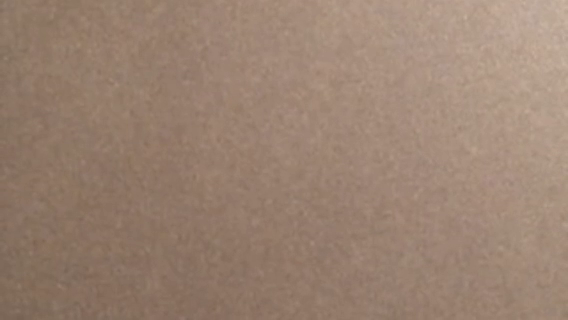
#> input picture frame 28 of 031-detecting-barcodes-in-video/video/coupon.mov, 568 x 320 px, given in place of the camera
$ python write_to_video.py --output out.avi
#> lines starting #> are read from the running program, lines starting #| are printed output that depends on the picture
# USAGE
# python write_to_video.py --output example.avi
# python write_to_video.py --output example.avi --picamera 1

# import the necessary packages
from __future__ import print_function
from imutils.video import VideoStream
import numpy as np
import argparse
import imutils
import time
import cv2

# construct the argument parse and parse the arguments
ap = argparse.ArgumentParser()
ap.add_argument("-o", "--output", required=True,
	help="path to output video file")
ap.add_argument("-p", "--picamera", type=int, default=-1,
	help="whether or not the Raspberry Pi camera should be used")
ap.add_argument("-f", "--fps", type=int, default=20,
	help="FPS of output video")
ap.add_argument("-c", "--codec", type=str, default="MJPG",
	help="codec of output video")
args = vars(ap.parse_args())

# initialize the video stream and allow the camera
# sensor to warmup
print("[INFO] warming up camera...")
vs = VideoStream(usePiCamera=args["picamera"] > 0).start()
time.sleep(2.0)

# initialize the FourCC, video writer, dimensions of the frame, and
# zeros array
fourcc = cv2.VideoWriter_fourcc(*args["codec"])
writer = None
(h, w) = (None, None)
zeros = None

# loop over frames from the video stream
while True:
	# grab the frame from the video stream and resize it to have a
	# maximum width of 300 pixels
	frame = vs.read()
#> frame is the input picture: shape (320, 568, 3); mean B, G, R 113.2, 130.1, 154.5
	frame = imutils.resize(frame, width=300)
#> frame: shape (169, 300, 3)

	# check if the writer is None
	if writer is None:
		# store the image dimensions, initialzie the video writer,
		# and construct the zeros array
		(h, w) = frame.shape[:2]
#> h = 169; w = 300
		writer = cv2.VideoWriter(args["output"], fourcc, args["fps"],
			(w * 2, h * 2), True)
		zeros = np.zeros((h, w), dtype="uint8")

	# break the image into its RGB components, then construct the
	# RGB representation of each frame individually
	(B, G, R) = cv2.split(frame)
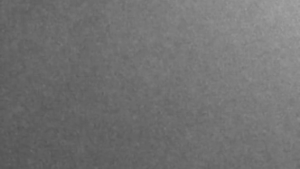
#> B: shape (169, 300); min 83, max 163, mean 113.2
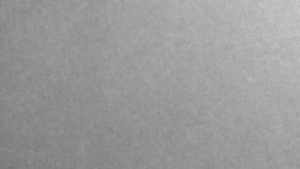
#> R: shape (169, 300); min 119, max 202, mean 154.5
	R = cv2.merge([zeros, zeros, R])
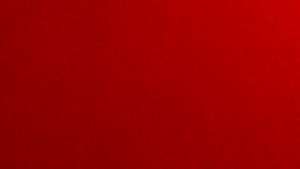
#> R: shape (169, 300, 3); mean of channels 0, 1, 2 0, 0, 154.5; drawn as B, G, R
	G = cv2.merge([zeros, G, zeros])
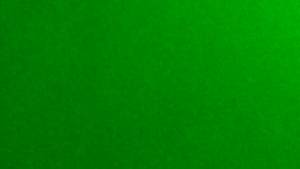
#> G: shape (169, 300, 3); mean of channels 0, 1, 2 0, 130.1, 0; drawn as B, G, R
	B = cv2.merge([B, zeros, zeros])
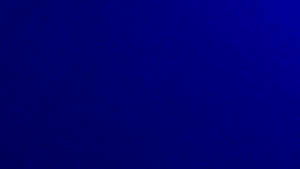
#> B: shape (169, 300, 3); mean of channels 0, 1, 2 113.2, 0, 0; drawn as B, G, R

	# construct the final output frame, storing the original frame
	# at the top-left, the red channel in the top-right, the green
	# channel in the bottom-right, and the blue channel in the
	# bottom-left
	output = np.zeros((h * 2, w * 2, 3), dtype="uint8")
	output[0:h, 0:w] = frame
	output[0:h, w:w * 2] = R
	output[h:h * 2, w:w * 2] = G
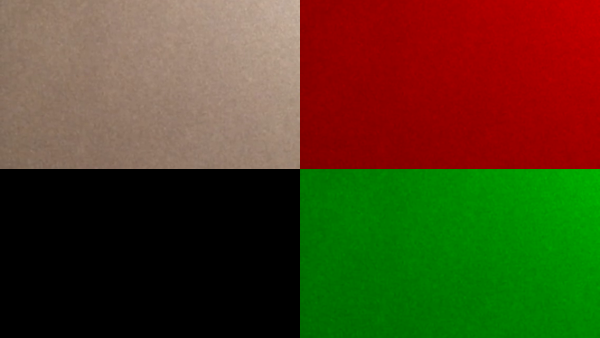
#> output: shape (338, 600, 3); mean B, G, R 28.3, 65, 77.3
	output[h:h * 2, 0:w] = B
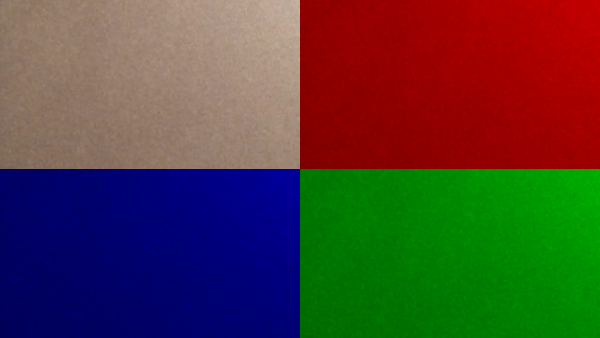
#> output: shape (338, 600, 3); mean B, G, R 56.6, 65, 77.3

	# write the output frame to file
	writer.write(output)

	# show the frames
	cv2.imshow("Frame", frame)
	cv2.imshow("Output", output)
	key = cv2.waitKey(1) & 0xFF
#> (key q is pressed here)

	# if the `q` key was pressed, break from the loop
	if key == ord("q"):
		break

# do a bit of cleanup
print("[INFO] cleaning up...")
cv2.destroyAllWindows()
vs.stop()
writer.release()
